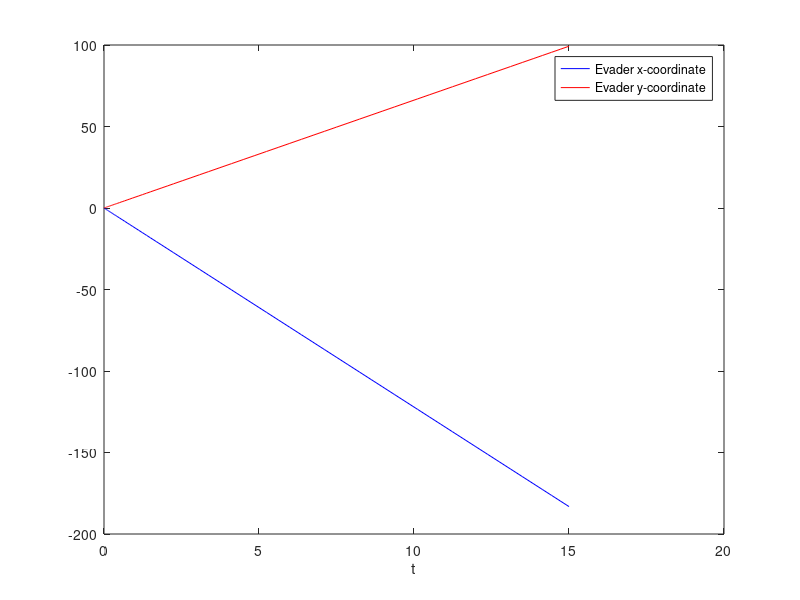
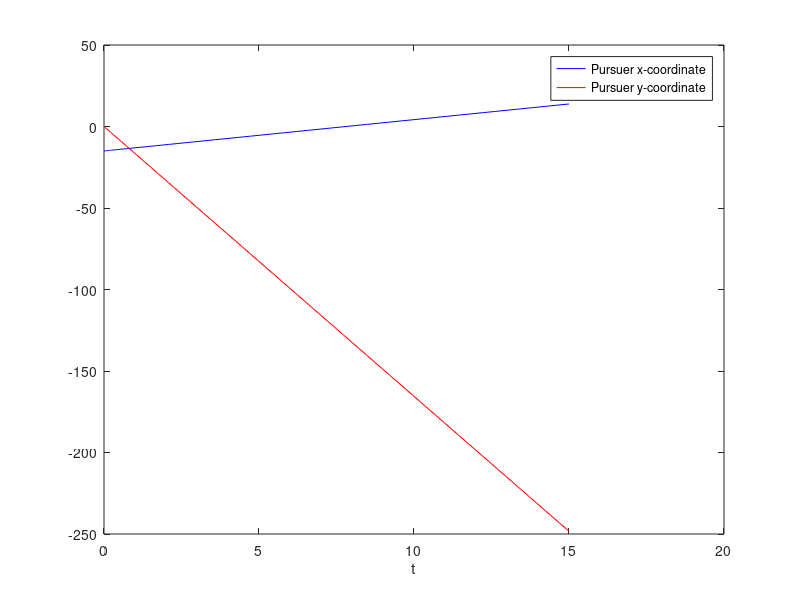

MATLAB code for these plots, in order: (Note: this script raises an error after producing the figures.)
vp = 50/3;
ve = 125/9;
theta0 = [0,0];
tspan = [0, 15];
alpha = [0, pi/6, pi/4, pi/3, pi/2, pi];
r = [15, 50];
wpMax = vp / 1.5;
weMax = ve / 0.5;
thetap = vp / 1.5;
thetae = ve / 0.5;
dpdt = @(t,p)[vp*cos(wpMax);vp*sin(wpMax)];
dedt = @(t,e)[ve*cos(weMax); ve*sin(weMax)];
opts = odeset('RelTol', 0.0001);

% Model of Thescelosaurus
ue = [0, 0];
[t,E] = ode45(dedt, tspan, ue, opts);
figure
plot(t, E(:,1), 'b-', t, E(:,2), 'r-')
xlabel('t')
legend('Evader x-coordinate', 'Evader y-coordinate')

% Model of Velociraptor(solitary hunting)
% Evader detect predator at 15 meters
up1 = [-1 * r(1) * cos(alpha(1)), r(1) * sin(alpha(1))];
[t,P] = ode45(dpdt, tspan, up1, opts);
figure
plot(t, P(:,1), 'b-', t, P(:,2), 'r-')
xlabel('t')
legend('Pursuer x-coordinate', 'Pursuer y-coordinate')

% Distance between Thescelosaurus and Velociraptor
distance = abs((E(:,2) - P(:,2)) / ((E(:,1) - P(:,1))));
figure
plot(t, distance, 'b-')
xlabel('t')
ylabel('distance')


% Model of Velociraptor(solitary hunting)
% Evader detect predator at 50 meters
up2 = [-1 * r(2) * cos(alpha(1)), r(2) * sin(alpha(1))];
[t,P] = ode45(dpdt, tspan, up2, opts);
figure
plot(t, P(:,1), 'b-', t, P(:,2), 'r-')
xlabel('t')
legend('Pursuer x-coordinate', 'Pursuer y-coordinate')

% Distance between Thescelosaurus and Velociraptor
distance = abs((E(:,2) - P(:,2)) / ((E(:,1) - P(:,1))));
figure
plot(t, distance, 'b-')
xlabel('t')
ylabel('distance')

% Model of Velociraptor(pair hunting)
% Evader detect predator at 15 meters
% alpha = pi/6
up3 = [-1 * r(1) * cos(alpha(2)), r(1) * sin(alpha(2))];
[t,P] = ode45(dpdt, tspan, up3, opts);
figure
plot(t, P(:,1), 'b-', t, P(:,2), 'r-')
xlabel('t')
legend('Pursuer x-coordinate', 'Pursuer y-coordinate')

% Model of Velociraptor(pair hunting)
% Evader detect predator at 50 meters
% alpha = pi/6
up4 = [-1 * r(2) * cos(alpha(2)), r(2) * sin(alpha(2))];
[t,P] = ode45(dpdt, tspan, up4, opts);
figure
plot(t, P(:,1), 'b-', t, P(:,2), 'r-')
xlabel('t')
legend('Pursuer x-coordinate', 'Pursuer y-coordinate')

% Model of Velociraptor(pair hunting)
% Evader detect predator at 15 meters
% alpha = pi/4
up5 = [-1 * r(1) * cos(alpha(3)), r(1) * sin(alpha(3))];
[t,P] = ode45(dpdt, tspan, up5, opts);
figure
plot(t, P(:,1), 'b-', t, P(:,2), 'r-')
xlabel('t')
legend('Pursuer x-coordinate', 'Pursuer y-coordinate')

% Model of Velociraptor(pair hunting)
% Evader detect predator at 50 meters
% alpha = pi/4
up6 = [-1 * r(2) * cos(alpha(3)), r(2) * sin(alpha(3))];
[t,P] = ode45(dpdt, tspan, up6, opts);
figure
plot(t, P(:,1), 'b-', t, P(:,2), 'r-')
xlabel('t')
legend('Pursuer x-coordinate', 'Pursuer y-coordinate')

% Model of Velociraptor(pair hunting)
% Evader detect predator at 15 meters
% alpha = pi/3
up7 = [-1 * r(1) * cos(alpha(4)), r(1) * sin(alpha(4))];
[t,P] = ode45(dpdt, tspan, up7, opts);
figure
plot(t, P(:,1), 'b-', t, P(:,2), 'r-')
xlabel('t')
legend('Pursuer x-coordinate', 'Pursuer y-coordinate')

% Model of Velociraptor(pair hunting)
% Evader detect predator at 50 meters
% alpha = pi/3
up8 = [-1 * r(2) * cos(alpha(4)), r(2) * sin(alpha(4))];
[t,P] = ode45(dpdt, tspan, up8, opts);
figure
plot(t, P(:,1), 'b-', t, P(:,2), 'r-')
xlabel('t')
legend('Pursuer x-coordinate', 'Pursuer y-coordinate')

% Model of Velociraptor(pair hunting)
% Evader detect predator at 15 meters
% alpha = pi/2
up9 = [-1 * r(1) * cos(alpha(5)), r(1) * sin(alpha(5))];
[t,P] = ode45(dpdt, tspan, up9, opts);
figure
plot(t, P(:,1), 'b-', t, P(:,2), 'r-')
xlabel('t')
legend('Pursuer x-coordinate', 'Pursuer y-coordinate')

% Model of Velociraptor(pair hunting)
% Evader detect predator at 50 meters
% alpha = pi/2
up10 = [-1 * r(2) * cos(alpha(5)), r(2) * sin(alpha(5))];
[t,P] = ode45(dpdt, tspan, up10, opts);
figure
plot(t, P(:,1), 'b-', t, P(:,2), 'r-')
xlabel('t')
legend('Pursuer x-coordinate', 'Pursuer y-coordinate')

% Model of Velociraptor(pair hunting)
% Evader detect predator at 15 meters
% alpha = pi
up11 = [-1 * r(1) * cos(alpha(6)), r(1) * sin(alpha(6))];
[t,P] = ode45(dpdt, tspan, up11, opts);
figure
plot(t, P(:,1), 'b-', t, P(:,2), 'r-')
xlabel('t')
legend('Pursuer x-coordinate', 'Pursuer y-coordinate')

% Model of Velociraptor(pair hunting)
% Evader detect predator at 15 meters
% alpha = pi
up12 = [-1 * r(2) * cos(alpha(6)), r(2) * sin(alpha(6))];
[t,P] = ode45(dpdt, tspan, up12, opts);
figure
plot(t, P(:,1), 'b-', t, P(:,2), 'r-')
xlabel('t')
legend('Pursuer x-coordinate', 'Pursuer y-coordinate')

% Pursuer Strategy (Pure Pursuit)
thetaLOS = atan2(dedt(2) - dpdt(2), dedt(1) - dpdt(1));
changeThetap = thetaLOS - thetap; 
wp = wpMax * sign(changeThetap);
dpdt = @(t,p)[vp*cos(wp(1));vp*sin(wp(2))];

% Model of Velociraptor(solitary hunting)
% Evader detect predator at 15 meters
[t,P] = ode45(dpdt, tspan, up1, opts);
figure
plot(t, P(:,1), 'b-', t, P(:,2), 'r-')
xlabel('t')
legend('Pursuer x-coordinate', 'Pursuer y-coordinate')

% Pursuer Strategy(Cooperative Pincer / Lead Pursuit)
% Evader detect predator at 15 meters
ulead = @(t,p)[vp*cos(wpMax);vp*sin(wpMax) + (r(1) * vp*sin(wpMax))];

% Model of Velociraptor(pair hunting)
% Evader detect predator at 15 meters
% alpha = pi/6
[t,P] = ode45(ulead, tspan, up3, opts);
figure
plot(t, P(:,1), 'b-', t, P(:,2), 'r-')
xlabel('t')
legend('Pursuer x-coordinate', 'Pursuer y-coordinate')

% Model of Velociraptor(pair hunting)
% Evader detect predator at 15 meters
% alpha = pi/4
[t,P] = ode45(ulead, tspan, up5, opts);
figure
plot(t, P(:,1), 'b-', t, P(:,2), 'r-')
xlabel('t')
legend('Pursuer x-coordinate', 'Pursuer y-coordinate')

% Model of Velociraptor(pair hunting)
% Evader detect predator at 15 meters
% alpha = pi/3
[t,P] = ode45(ulead, tspan, up7, opts);
figure
plot(t, P(:,1), 'b-', t, P(:,2), 'r-')
xlabel('t')
legend('Pursuer x-coordinate', 'Pursuer y-coordinate')

% Model of Velociraptor(pair hunting)
% Evader detect predator at 15 meters
% alpha = pi/2
[t,P] = ode45(ulead, tspan, up9, opts);
figure
plot(t, P(:,1), 'b-', t, P(:,2), 'r-')
xlabel('t')
legend('Pursuer x-coordinate', 'Pursuer y-coordinate')

% Model of Velociraptor(pair hunting)
% Evader detect predator at 15 meters
% alpha = pi
[t,P] = ode45(ulead, tspan, up11, opts);
figure
plot(t, P(:,1), 'b-', t, P(:,2), 'r-')
xlabel('t')
legend('Pursuer x-coordinate', 'Pursuer y-coordinate')

% Pursuer Strategy(Cooperative Pincer / Lead Pursuit)
% Evader detect predator at 15 meters
ulead = @(t,p)[vp*cos(wpMax);vp*sin(wpMax) + (r(2) * vp*sin(wpMax))];

% Model of Velociraptor(pair hunting)
% Evader detect predator at 50 meters
% alpha = pi/6
[t,P] = ode45(ulead, tspan, up4, opts);
figure
plot(t, P(:,1), 'b-', t, P(:,2), 'r-')
xlabel('t')
legend('Pursuer x-coordinate', 'Pursuer y-coordinate')

% Model of Velociraptor(pair hunting)
% Evader detect predator at 50 meters
% alpha = pi/4
[t,P] = ode45(ulead, tspan, up6, opts);
figure
plot(t, P(:,1), 'b-', t, P(:,2), 'r-')
xlabel('t')
legend('Pursuer x-coordinate', 'Pursuer y-coordinate')

% Model of Velociraptor(pair hunting)
% Evader detect predator at 50 meters
% alpha = pi/3
[t,P] = ode45(ulead, tspan, up8, opts);
figure
plot(t, P(:,1), 'b-', t, P(:,2), 'r-')
xlabel('t')
legend('Pursuer x-coordinate', 'Pursuer y-coordinate')

% Model of Velociraptor(pair hunting)
% Evader detect predator at 50 meters
% alpha = pi/2
[t,P] = ode45(ulead, tspan, up10, opts);
figure
plot(t, P(:,1), 'b-', t, P(:,2), 'r-')
xlabel('t')
legend('Pursuer x-coordinate', 'Pursuer y-coordinate')

% Model of Velociraptor(pair hunting)
% Evader detect predator at 15 meters
% alpha = pi
[t,P] = ode45(ulead, tspan, up12, opts);
figure
plot(t, P(:,1), 'b-', t, P(:,2), 'r-')
xlabel('t')
legend('Pursuer x-coordinate', 'Pursuer y-coordinate')

% Evader Strategy (Straight Flight vs. Last-Ditch Jinking Maneuver)

% Model of Thescelosaurus
we = weMax;
for n = 1:t(2)
    dpdt(n) = @(t,p)[vp*cos(wpMax);vp*sin(wpMax)];
    dedt(n) = @(t,e)[ve*cos(we); ve*sin(we)];
    d = dedt(n) - dpdt(n);
    if d > r(1)
        we = 0;
    else
        we = weMax;
    end
end
ue = [0, 0];
[t,E] = ode45(dedt, tspan, ue, opts);
figure
plot(t, E(:,1), 'b-', t, E(:,2), 'r-')
xlabel('t')
legend('Evader x-coordinate', 'Evader y-coordinate')

% Model of Velociraptor(solitary hunting)
% Evader detect predator at 15 meters
up1 = [-1 * r(1) * cos(alpha(1)), r(1) * sin(alpha(1))];
[t,P] = ode45(dpdt, tspan, up1, opts);
figure
plot(t, P(:,1), 'b-', t, P(:,2), 'r-')
xlabel('t')
legend('Pursuer x-coordinate', 'Pursuer y-coordinate')

% Model of Velociraptor(solitary hunting)
% Evader detect predator at 50 meters
up1 = [-1 * r(2) * cos(alpha(1)), r(2) * sin(alpha(1))];
[t,P] = ode45(dpdt, tspan, up1, opts);
figure
plot(t, P(:,1), 'b-', t, P(:,2), 'r-')
xlabel('t')
legend('Pursuer x-coordinate', 'Pursuer y-coordinate')

% Pursuer and Evader Strategy (Bounded Voronoi Cells)
